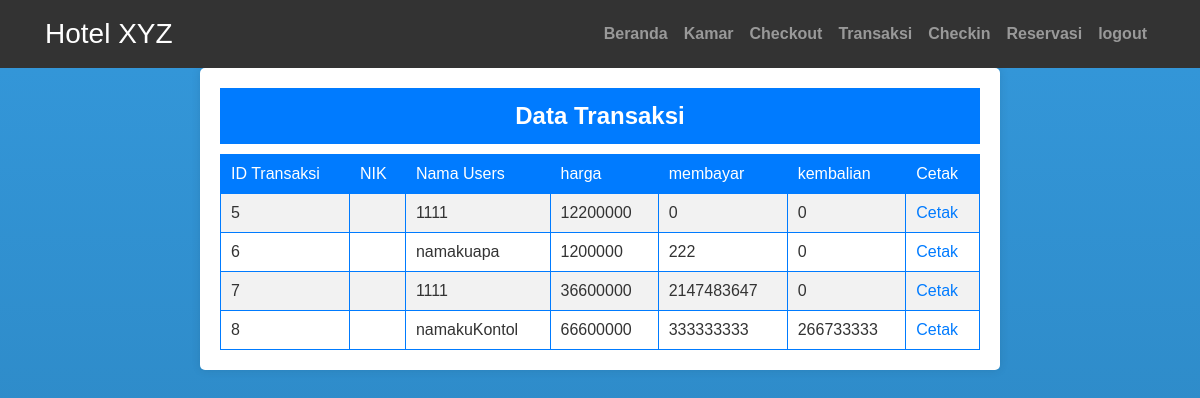
/view/table_transaksi.php (signed in), run on the app's committed database.
### tables this page shows
CREATE TABLE `transaksi` (
  `id_transaksi` int(100) NOT NULL,
  `id_RS` int(100) NOT NULL,
  `bayar` int(100) NOT NULL,
  `kembalian` int(100) NOT NULL
);

CREATE TABLE `user` (
  `id` int(100) NOT NULL,
  `username` varchar(999) NOT NULL,
  `password` varchar(100) NOT NULL,
  `id_T` int(10) NOT NULL,
  `email` varchar(100) NOT NULL
);

CREATE TABLE `reserfasi` (
  `id_RS` int(100) NOT NULL,
  `id` int(100) NOT NULL,
  `inap` int(100) NOT NULL,
  `checkout` date NOT NULL,
  `id_bed` int(10) NOT NULL,
  `hasil_H` int(255) NOT NULL,
  `id_k` int(100) NOT NULL,
  `checkin` date NOT NULL
);

### view/table_transaksi.php (the view, shortened to what this page needs)
<html>
<head>
    <link rel="stylesheet" href="https://maxcdn.bootstrapcdn.com/bootstrap/4.5.2/css/bootstrap.min.css" />
    <link rel="stylesheet" href="home.css" />
</head>
<body>
    <header class="bg-dark text-white">
        <nav class="navbar navbar-expand-lg navbar-dark">
            <div class="container">
                <a class="navbar-brand" href="#">Hotel XYZ</a>
                <div class="collapse navbar-collapse" id="navbarNav">
                    <ul class="navbar-nav ml-auto">
                        <li class="nav-item">
                            <a class="nav-link" href="../action/home.php">Beranda</a>
                        </li>
                        <li class="nav-item">
                            <a class="nav-link" href="./kamar.php">Kamar</a>
                        </li>
                        <li class="nav-item">
                            <a class="nav-link" href="./table_checkout.php">Checkout</a>
                        </li>
                        <li class="nav-item">
                            <a class="nav-link" href="./table_transaksi.php">Transaksi</a>
                        </li>
                        <li class="nav-item">
                            <a class="nav-link" href="./table_reserfasi.php">Checkin</a>
                        </li>
                        <li class="nav-item">
                            <a class="nav-link" href="./reservasi.php">Reservasi</a>
                        </li>
                        <li class="nav-item">
                            <a class="nav-link" href="../action/logout.php">logout</a>
                        </li>
                    </ul>
                </div>
            </div>
        </nav>
    </header>
    <div class="full">
        <div class="containerT content w-full">
            <div class="table-title">Data Transaksi</div>
            <table class="data-table" border="1" cellpadding="5">
                <tr class="header-row">
                    <td>ID Transaksi</td>
                    <td>NIK</td>
                    <td>Nama Users</td>
                    <td>harga</td>
                    <td>membayar</td>
                    <td>kembalian</td>
                    <td>Cetak</td>
                </tr>
                <?php
            include "../action/koneksi.php";
            $data = mysqli_query($koneksi, "SELECT transaksi.*,user.*,reserfasi.hasil_H FROM transaksi LEFT JOIN reserfasi ON transaksi.id_RS=reserfasi.id_RS LEFT JOIN user ON reserfasi.id=user.id ");
            while ($data1 = mysqli_fetch_array($data)) {
                ?>
                <tr>
                    <td>
                        <?php echo $data1["id_transaksi"] ?>
                    </td>
                    <td>
                    </td>
                    <td>
                        <?php echo $data1["username"] ?>
                    </td>
                    <td>
                        <?php echo $data1["hasil_H"] ?>
                    </td>
                    <td>
                        <?php echo $data1["bayar"] ?>
                    </td>
                    <td>
                        <?php echo $data1["kembalian"] ?>
                    </td>
                    <td><a href="./resi.php?id=<?php echo $data1['id_transaksi']; ?>">Cetak</a></td>
                </tr>
                <?php
            }
            ?>
            </table>
        </div>
    </div>
</body>
</html>

### css/home.css (style rules this page uses)
* { margin-top: 0; padding-top: 0; }
.navbar { background-color: #333; }
.navbar-brand { font-size: 28px; }
.nav-link { color: #fff; font-weight: bold; }

### view/table_transaksi.php (style rules this page uses)
body, h1, h2, h3, p, div { margin: 0; padding: 0; }
body { font-family: Arial, sans-serif; background: linear-gradient(to bottom, #3498db, #2980b9); margin: 0; padding: 0; width: 100%; height: 100vh; }
.full { min-height: 92%; }
.containerT { background-color: #fff; padding: 20px; border-radius: 5px; box-shadow: 0 0 10px rgba(0, 0, 0, 0.1); margin: 20px; text-align: center; margin: 0 auto; max-width: 800px; }
.table-title { font-size: 24px; font-weight: bold; margin-bottom: 10px; background-color: #007bff; color: #fff; padding: 10px; }
.data-table { width: 100%; border-collapse: collapse; background-color: #fff; border: 1px solid #007bff; color: #333; }
.data-table th, .data-table td { padding: 10px; text-align: left; }
.header-row { background-color: #007bff; color: #fff; }
.data-table tr:nth-child(even) { background-color: #f2f2f2; }

### data on the page
transaksi: id_transaksi "5", user.username "1111", id_RS.hasil_H "12200000", bayar "0", kembalian "0"
transaksi: id_transaksi "6", user.username "namakuapa", id_RS.hasil_H "1200000", bayar "222", kembalian "0"
transaksi: id_transaksi "7", user.username "1111", id_RS.hasil_H "36600000", bayar "2147483647", kembalian "0"
transaksi: id_transaksi "8", user.username "namakuKontol", id_RS.hasil_H "66600000", bayar "333333333", kembalian "266733333"
